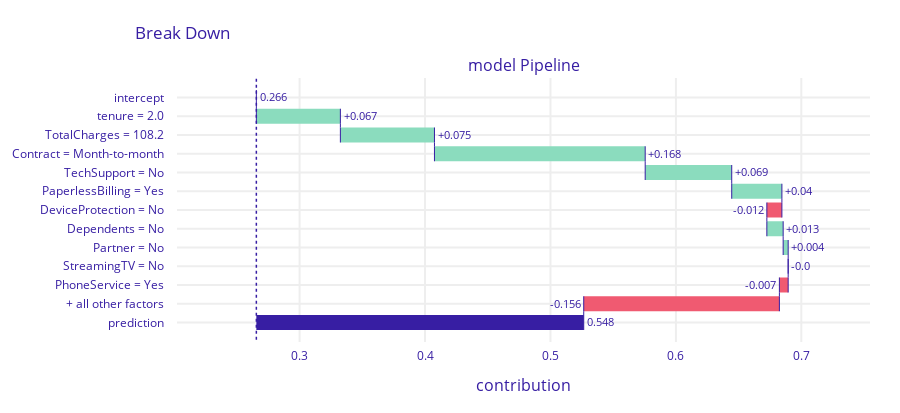

Source (notebook cell):
### Code cell
bd_henry = model_exp.predict_parts(customerB, 
             type = 'break_down')
bd_henry.plot()

### Figure 1 — Plotly figure (JSON) as saved in the notebook; plotly's stock layout.template omitted (floating-point values rounded to 4 significant figures)
{"data": [{"base": 0.2655, "connector": {"line": {"color": "#371ea3", "dash": "solid", "width": 1}, "mode": "spanning"}, "decreasing": {"marker": {"color": "#f05a71"}}, "hoverinfo": "text+delta", "hoverlabel": {"bgcolor": "rgba(0,0,0,0.8)"}, "hovertext": ["Average response: 0.266<br>Prediction: 0.548", "tenure = 2.0<br>increases average response by", "TotalCharges = 108.2<br>increases average response by", "Contract = Month-to-month<br>increases average response by", "TechSupport = No<br>increases average response by", "PaperlessBilling = Yes<br>increases average response by", "DeviceProtection = No<br>decreases average response by", "Dependents = No<br>increases average response by", "Partner = No<br>increases average response by", "StreamingTV = No<br>decreases average response by", "PhoneService = Yes<br>decreases average response by", "+ all other factors<br>decreases average response by", "Average response: 0.266<br>Prediction: 0.548"], "increasing": {"marker": {"color": "#8bdcbe"}}, "measure": ["relative", "relative", "relative", "relative", "relative", "relative", "relative", "relative", "relative", "relative", "relative", "relative", "total"], "orientation": "h", "showlegend": false, "text": ["0.266", "+0.067", "+0.075", "+0.168", "+0.069", "+0.04", "-0.012", "+0.013", "+0.004", "-0.0", "-0.007", "-0.156", "0.548"], "textposition": "outside", "totals": {"marker": {"color": "#371ea3"}}, "type": "waterfall", "x": [0, 0.067, 0.075, 0.168, 0.069, 0.04, -0.012, 0.013, 0.004, 0, -0.007, -0.156, 0.282], "xaxis": "x", "y": ["intercept", "tenure = 2.0", "TotalCharges = 108.2", "Contract = Month-to-month", "TechSupport = No", "PaperlessBilling = Yes", "DeviceProtection = No", "Dependents = No", "Partner = No", "StreamingTV = No", "PhoneService = Yes", "+ all other factors", "prediction"], "yaxis": "y"}], "layout": {"annotations": [{"font": {"size": 16}, "showarrow": false, "text": "model Pipeline", "x": 0.5, "xanchor": "center", "xref": "paper", "y": 1, "yanchor": "bottom", "yref": "paper"}, {"font": {"size": 16}, "showarrow": false, "text": "contribution", "x": 0.5, "xanchor": "center", "xref": "paper", "y": 0, "yanchor": "top", "yref": "paper", "yshift": -30}], "font": {"color": "#371ea3"}, "height": 413, "margin": {"b": 71, "r": 30, "t": 78}, "shapes": [{"line": {"color": "#371ea3", "dash": "dot", "width": 1.5}, "type": "line", "x0": 0.2655, "x1": 0.2655, "xref": "x", "y0": -1, "y1": 13, "yref": "y"}], "title": {"text": "Break Down", "x": 0.15}, "xaxis": {"anchor": "y", "automargin": true, "domain": [0, 1], "fixedrange": true, "gridwidth": 2, "range": [0.2023, 0.7547], "tickcolor": "white", "ticklen": 3, "ticks": "outside", "type": "linear", "zeroline": false}, "yaxis": {"anchor": "x", "automargin": true, "autorange": "reversed", "domain": [0, 1], "fixedrange": true, "gridwidth": 2, "tickcolor": "white", "ticklen": 10, "ticks": "outside", "type": "category"}}}
